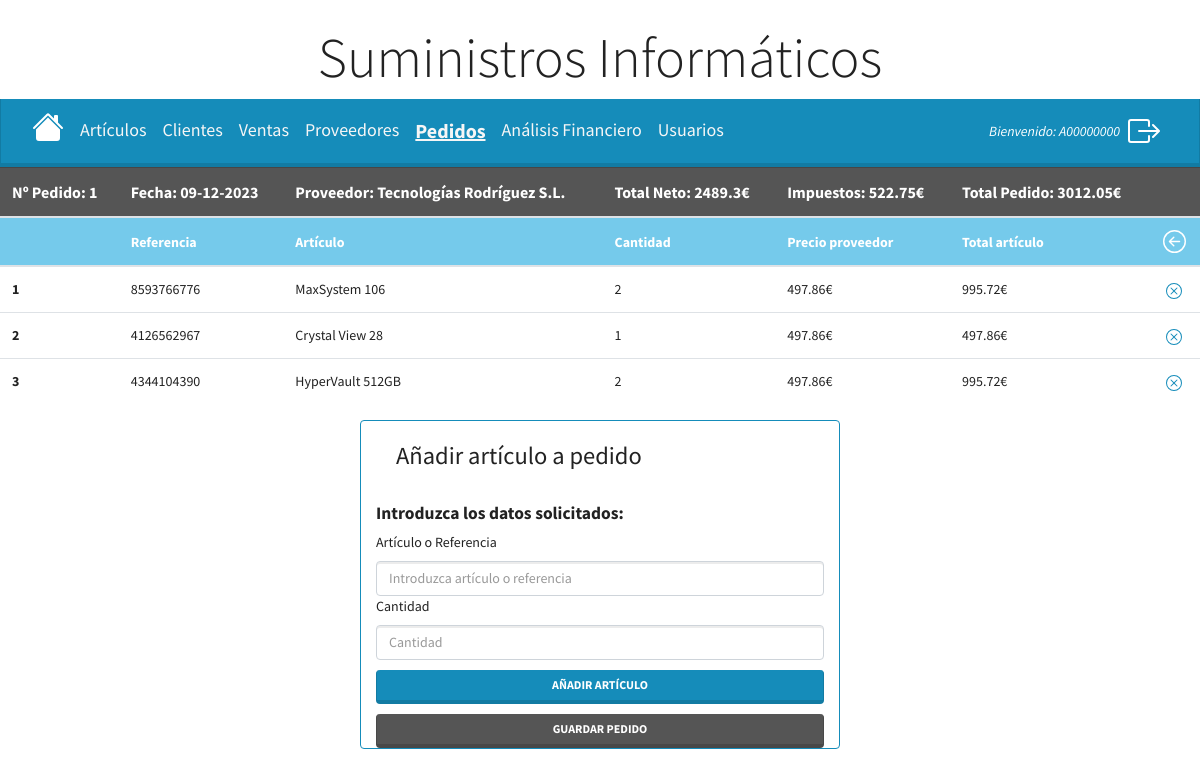
Screenshot of /protected_admin/crear_pedido/get_articulo/1 (signed in) with the database file from the repository.
### models.py (models this page shows, shortened)
class User(db.Base, UserMixin):
    __tablename__ = 'usuario'
    __table_args__ = {'sqlite_autoincrement': True}
    id = Column(Integer, primary_key=True)  # establecemos el id como Primary Key
    username = Column(String(10), unique=True, nullable=False)
    password = Column(String(128), nullable=False)
    type_user = Column(Boolean, default=False) #False = cliente / True = administrador

class Pedido(db.Base):
    __tablename__ = 'pedido'
    __table_args__ = {'sqlite_autoincrement': True}
    id_pedido = Column(Integer, primary_key=True)  # establecemos el id como Primary Key
    id_proveedor = Column(Integer, ForeignKey('proveedor.id_proveedor'))
    fecha = Column(Date)
    total_neto = Column(Float)
    impuesto = Column(Float)
    total = Column(Float)
    rel_pedido_detalle = relationship('Detalle_pedido', backref='rel_detalle_pedido', cascade='all, delete-orphan',
                             passive_deletes=True)

class Proveedor(db.Base):
    __tablename__ = 'proveedor'
    __table_args__ = {'sqlite_autoincrement': True}
    id_proveedor = Column(Integer, primary_key=True) #establecemos el id como Primary Key
    nombre = Column(String(128))
    nif = Column(String(16), unique=True) # Sólo puede haber un proveedor con el mismo NIF
    direccion = Column(String(128))
    contacto = Column(String(64))
    tlf_fijo = Column(String(32))
    tlf_movil = Column(String(32))
    correo = Column(String(64))
    rel_proveedor_articulo = relationship('Articulo', backref='rel_articulo_proveedor')
    rel_pedido = relationship('Pedido', backref='rel_proveedor')

class Detalle_pedido(db.Base):
    __tablename__ = 'detalle_pedido'
    __table_args__ = {'sqlite_autoincrement': True}
    id_detalle_pedido = Column(Integer, primary_key=True)  # establecemos el id como Primary Key
    id_pedido = Column(Integer, ForeignKey('pedido.id_pedido', ondelete='CASCADE'))
    id_articulo = Column(Integer, ForeignKey('articulo.id_articulo'))
    cantidad = Column(Integer)
    rel_pedido_articulo = relationship('Articulo', backref='rel_articulo_pedido')

class Articulo(db.Base):
    __tablename__ = "articulo"
    __table_args__ = {"sqlite_autoincrement": True}
    id_articulo = Column(Integer, primary_key=True) # establecemos el id_articulo como Primary Key
    referencia = Column(String(64), unique=True) # campo único y que no se puede repetir
    nombre = Column(String(128))
    marca = Column(String(64))
    precio_venta = Column(Float)
    stock = Column(Integer)
    categoria = Column(String(64))
    descripcion = Column(String(128), default='')
    ubicacion = Column(String(64), default='')
    id_proveedor = Column(Integer, ForeignKey('proveedor.id_proveedor')) # id_proveedor como Foreign Key
    precio_proveedor = Column(Float)
    pctablets = relationship('PC_Tablet', back_populates='articulo', cascade='all, delete-orphan',
                             passive_deletes=True, uselist=False)
    monitores = relationship('Monitor', back_populates='articulo', cascade='all, delete-orphan',
                             passive_deletes=True, uselist=False)
    almacenamientos = relationship('Almacenamiento', back_populates='articulo', cascade='all, delete-orphan',
                             passive_deletes=True, uselist=False)
    redes = relationship('Redes', back_populates='articulo', cascade='all, delete-orphan',
                             passive_deletes=True, uselist=False)

### main.py (the view, shortened to what this page needs)
@app.route('/protected_admin/crear_pedido/get_articulo/<id_pedido>', methods=['GET', 'POST'])
@login_required
@admin_required # Vista protegida que solo se puede acceder con autenticación de administrador
def get_articulo(id_pedido):
    pedido = db.session.get(Pedido, id_pedido)
    form = Form_add_articulo()
    form.es_pedido = True
    articulos = db.session.query(Detalle_pedido).join(Articulo).filter(Detalle_pedido.id_pedido == id_pedido).all()
    return render_template('get-articulo.html', form=form, pedido=pedido, articulos=articulos)

### forms.py (shortened to what this page needs)
class Form_add_articulo(FlaskForm):
    referencia_nombre = StringField('Artículo o Referencia',
                                    validators=[DataRequired(message='Este campo es obligatorio')])
    id_articulo = HiddenField('id_articulo', validators=[DataRequired()])
    cantidad = IntegerField('Cantidad', validators=[DataRequired(message='Este campo es obligatorio'),
                                                    NumberRange(min=1, message='La cantidad debe ser al menos 1.')])
    submit = SubmitField('Añadir artículo')
    es_pedido = False  # atributo para identificar si el formulario se usa para una Venta o un Pedido

### functions.py (called while the page is built)
def admin_required(f): # recibe como parámetro una función 'f' que será la función a proteger
    @wraps(f)
    def decorated_function(*args, **kwargs): # verificamos si el usuario está autentificado
        if not current_user.is_authenticated or not current_user.type_user:
            flash('Acceso denegado. Solo los administradores pueden acceder a la ruta introducida.',
                  'danger')
            return redirect(url_for('protected'))
        return f(*args, **kwargs) # si el usuario está logueado y es administrador ejecuta la función 'f'
    return decorated_function

### main.py (called while the page is built)
@login_manager.user_loader
def load_user(user_id):
    return db.session.get(User, user_id)

### templates/get-articulo.html (shortened to what this page needs)
{% extends 'pedidos.html' %}
{% block content %}
    <table class="table table-hover">
      <thead>
        <tr class="table-dark size_row_ventas">
          <th scope="col">Nº Pedido: {{ pedido.id_pedido }}</th>
          <th scope="col">Fecha: {{ pedido.fecha.strftime('%d-%m-%Y') }}</th>
          <th scope="col">Proveedor: {{ pedido.rel_proveedor.nombre }}</th>
          <th scope="col">Total Neto: {{ pedido.total_neto | round(2)}}€</th>
          <th scope="col">Impuestos: {{ (pedido.total_neto * pedido.impuesto) | round(2) }}€</th>
          <th scope="col">Total Pedido: {{ pedido.total }}€</th>
          <th scope="col"></th>
        </tr>
        <tr class="table-info">
          <th scope="col"></th>
          <th scope="col">Referencia</th>
          <th scope="col">Artículo</th>
          <th scope="col">Cantidad</th>
          <th scope="col">Precio proveedor</th>
          <th scope="col">Total artículo</th>
          <th scope="col" class="text-center">
              <a href="/protected_admin/pedidos" title="Volver">
              </a>
          </th>
        </tr>
      </thead>
      <tbody>
        {% for detalle_pedido in articulos %}
        <tr>
          <th scope="row">{{ loop.index }}</th>
          <td>{{ detalle_pedido.rel_pedido_articulo.referencia }}</td>
          <td>{{ detalle_pedido.rel_pedido_articulo.nombre }}</td>
          <td>{{ detalle_pedido.cantidad }}</td>
          <td>{{ detalle_pedido.rel_pedido_articulo.precio_proveedor }}€</td>
          <td>{{ (detalle_pedido.cantidad * detalle_pedido.rel_pedido_articulo.precio_proveedor) | round(2) }}€</td>
          <td class="text-center">
              <a href="/protected_admin/crear_pedido/eliminar_articulo/{{detalle_pedido.id_detalle_pedido}}">
              </a>
          </td>
        </tr>
        {% endfor %}
      </tbody>
    </table>
    <div class="container card border-primary mb-3 justify-content-center" style="max-width: 30rem;">
        <div class="card-body">
            <h3 class="card-title">Añadir artículo a pedido</h3>
        </div>
        <form method="post" novalidate>
          <fieldset>
            <h5><b>Introduzca los datos solicitados:</b></h5>
            <div>
              {{ form.referencia_nombre.label }}
              {{ form.referencia_nombre(class="form-control", id="referencia_nombre", placeholder="Introduzca artículo o referencia", autocomplete="off") }}
            </div>
            <div>
              {{ form.cantidad.label }}
              {{ form.cantidad(class="form-control", placeholder="Cantidad") }}
            </div>
            <div class="margin_top_button">
                {{ form.submit(class="btn btn-primary btn-block") }}
            </div>
            <div class="margin_top_button">
                <a href="/protected_admin/pedidos/detalle_pedido/{{pedido.id_pedido}}">
                        <button type="button" class="btn btn-dark btn-block">Guardar Pedido</button>
                </a>
            </div>
          </fieldset>
        </form>
    </div>
{% endblock %}

### templates/pedidos.html (shortened to what this page needs)
<!DOCTYPE html>
<html lang="en">
<head>
    <link rel="stylesheet" href="{{ url_for('static', filename='main.css')}}">
    <link rel="stylesheet" href="https://cdn.jsdelivr.net/npm/bootswatch@4.5.2/dist/lumen/bootstrap.min.css"
>
</head>
<body>
    <h1 class="display-4 text-center mt-4">Suministros Informáticos</h1>
    <nav class="navbar navbar-expand-lg bg-primary" data-bs-theme="dark">
        <div class="container-fluid">
            <a href="/protected_admin" title="Inicio">
            </a>
            <div class="collapse navbar-collapse" id="navbarColor01">
                <ul class="navbar-nav me-auto">
                    <li class="nav-item">
                        <a style="font-size: 18px;" class="nav-link text-light"
                           href="/protected_admin/articulos?page=1">Artículos</a>
                    </li>
                    <li class="nav-item">
                        <a style="font-size: 18px;" class="nav-link text-light"
                           href="/protected_admin/clientes?page=1">Clientes</a>
                    </li>
                    <li class="nav-item">
                        <a style="font-size: 18px;" class="nav-link text-light"
                           href="/protected_admin/ventas?page=1">Ventas</a>
                    </li>
                    <li class="nav-item">
                        <a style="font-size: 18px;" class="nav-link text-light"
                           href="/protected_admin/proveedores?page=1">Proveedores</a>
                    </li>
                    <li class="nav-item">
                        <a style="font-size: 20px;" class="nav-link text-light text-bold-underline"
                           href="/protected_admin/pedidos?page=1">Pedidos</a>
                    </li>
                    <li class="nav-item">
                        <a style="font-size: 18px;" class="nav-link text-light"
                           href="/protected_admin/nuevo_analisis">Análisis Financiero</a>
                    </li>
                    <li class="nav-item">
                        <a style="font-size: 18px;" class="nav-link text-light"
                           href="/protected_admin/usuarios">Usuarios</a>
                    </li>
                </ul>
            </div>
            <div class="navbar-nav ms-auto d-flex align-items-center">
                <div class="navbar-text">
                    <em class="text-white">Bienvenido: {{ current_user.username }}</em>
                </div>
                <a href="/logout" class="nav-link ms-3" title="Cerrar sesión">
                </a>
            </div>
        </div>
    </nav>
    {% block content %}{% endblock %}
</body>
</html>

### static/main.css (style rules this page uses)
.text-bold-underline { font-weight: bold; text-decoration: underline; }
.text-light { color: #FFFFFF; }
.text-center { text-align: center; }
.margin_top_button { margin-top: 10px; }
.size_row_ventas { font-size: 16px; }

### rows the page displays
User: username "A00000000"
Pedido: id_pedido "1", fecha "09-12-2023", total_neto "2489.3", (pedido.total_neto*pedido.impuesto)|round(2) "522.75", total "3012.05"
Proveedor: rel_proveedor.nombre "Tecnologías Rodríguez S.L."
Detalle_pedido: rel_pedido_articulo.referencia "8593766776", rel_pedido_articulo.nombre "MaxSystem 106", cantidad "2", rel_pedido_articulo.precio_proveedor "497.86", cantidad.precio_proveedor "995.72"
Detalle_pedido: rel_pedido_articulo.referencia "4126562967", rel_pedido_articulo.nombre "Crystal View 28", cantidad "1", rel_pedido_articulo.precio_proveedor "497.86", cantidad.precio_proveedor "497.86"
Detalle_pedido: rel_pedido_articulo.referencia "4344104390", rel_pedido_articulo.nombre "HyperVault 512GB", cantidad "2", rel_pedido_articulo.precio_proveedor "497.86", cantidad.precio_proveedor "995.72"
